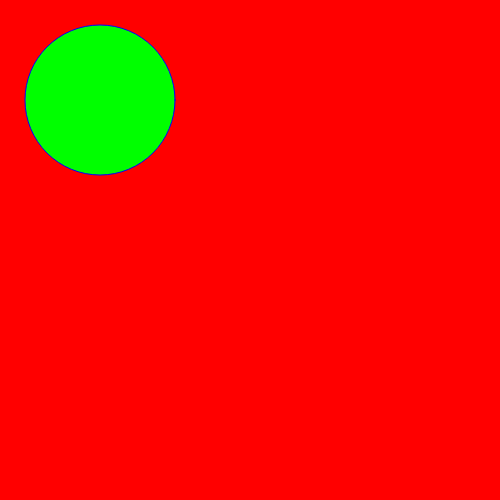
Frame 1 (no input)
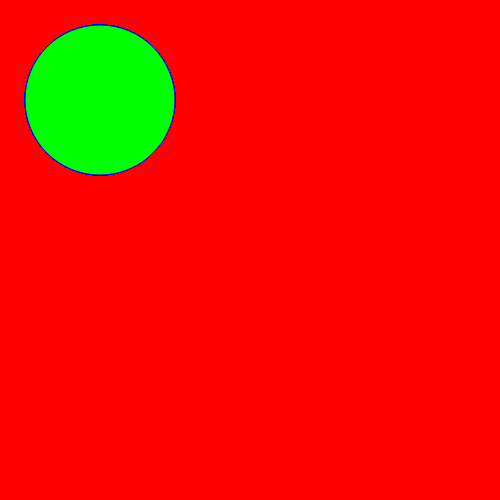
Frame 60 (no input)
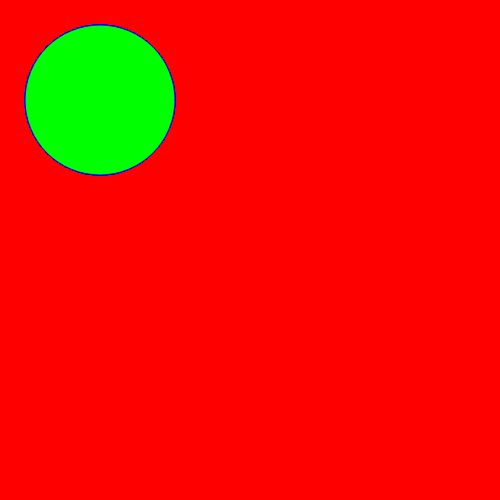
Frame 120 (the mouse pressed at the canvas centre since frame 60)

The p5.js sketch that drew these frames (run headless with seeded random() and noise() and a simulated clock; from frame 60 on, the mouse is pressed at the canvas centre):

// p5.js sketch
// ── sketch.js
function setup() {
createCanvas(500, 500);
background(255, 0, 0);
}

function draw() {
  stroke(0, 0, 255);

  fill(0, 255, 0)

  ellipse(100, 100, 150, 150);

}
